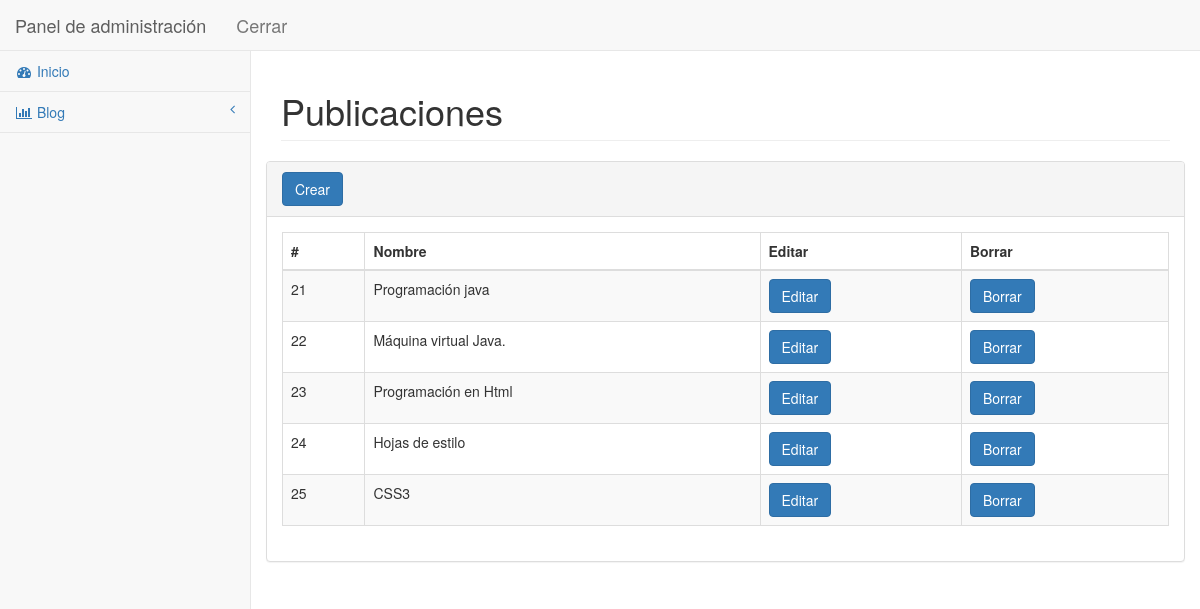
The page /admin/post.php (signed in) on the database its author committed.
### tables this page shows
CREATE TABLE IF NOT EXISTS `post` (
  `id_post` int(11) NOT NULL AUTO_INCREMENT,
  `id_category` int(11) NOT NULL,
  `title_post` varchar(35) NOT NULL,
  `body_post` text NOT NULL,
  `tag_post` varchar(60) DEFAULT NULL,
  `image_post` varchar(255) NOT NULL,
  `date_post` timestamp NOT NULL DEFAULT CURRENT_TIMESTAMP ON UPDATE CURRENT_TIMESTAMP,
  PRIMARY KEY (`id_post`)
);

### admin/include/config.php (called while the page is built, shortened)
<?php
	$base_url = "http://localhost/blog/admin/";
?>

### admin/post.php (the view, shortened to what this page needs)
<?php include "/include/config.php"; ?>
<?php if (!isset($_SESSION['user_name'])){?>
	<?php header("Location:index.php");?>
<?php  } else {?>
<!DOCTYPE html>
<html lang="en">
<head>
    <link href="bower_components/bootstrap/dist/css/bootstrap.min.css" rel="stylesheet">
    <link href="bower_components/metisMenu/dist/metisMenu.min.css" rel="stylesheet">
    <link href="dist/css/timeline.css" rel="stylesheet">
    <link href="dist/css/sb-admin-2.css" rel="stylesheet">
    <link href="bower_components/morrisjs/morris.css" rel="stylesheet">
    <link href="bower_components/fontawesome/css/font-awesome.min.css" rel="stylesheet" type="text/css">
</head>
<body>
    <div id="wrapper">
        <nav class="navbar navbar-default navbar-static-top" role="navigation" style="margin-bottom: 0">
		      <?php include "/include/header.php"; ?>
		      <?php include "/include/aside_left.php"; ?>
        </nav>
        <div id="page-wrapper">
            <div class="row">
                <div class="col-lg-12">
                    <h1 class="page-header">Publicaciones</h1>
                </div>
            </div>
            <div class="row"
                  <div class="col-lg-12">
                	<?php $sql="SELECT * FROM post"?>
                	<div class="panel panel-default">
                		<div class="panel-heading">
                           <a href= "<?php echo $base_url. "new_post.php" ?>" class="btn btn-primary"> Crear</a>
                        </div>
                        <?php if ($result =$mysqli -> query ($sql)){ ?>
                        	 <?php if ($result -> num_rows >0){?>
			                        <div class="panel-body">
			                        	<div class="dataTable_wrapper">
			                        		<table class="table table-striped table-bordered table-hover" id="dataTables-example">
			                        			<thead>
			                                        <tr>
			                                            <th>#</th>
			                                            <th>Nombre</th>
			                                            <th>Editar</th>
			                                            <th>Borrar</th>
			                                        </tr>
			                                    </thead>
			                                     <tbody>
			                                     	<?php while ($row = $result -> fetch_array ()){ ?>
			                                     	<tr class="odd gradeX">
			                                            <td><?php echo $row["id_post"]?></td>
			                                            <td><?php echo $row["title_post"]?></td>
			                                            <td class="center"><a href="<?php echo $base_url."edit_post.php?id_post=".$row["id_post"]?>" class="btn btn-primary">Editar</a></td>
			                                            <td class="center"><a href="<?php echo $base_url."delete_post.php?id_post=".$row["id_post"]?>" class="btn btn-primary">Borrar</a></td>
			                                        </tr>
			                                     	<?php } ?>
			                                     </tbody>
			                        		</table>
			                        	</div>
			                        </div>
			             	<?php }else{ ?>
	                          No hay categorías creadas.
	                        <?php } ?>
                        <?php }else{ ?>
                          Error en la consulta <?php echo $sql.$mysqli -> error(); ?>
                        <?php } ?>
                	</div>
                </div>
            </div>
        </div>
</body>
</html>
<?php } ?>

### rows shown on the page
post: id_post "21", title_post "Programación java"
post: id_post "22", title_post "Máquina virtual Java."
post: id_post "23", title_post "Programación en Html"
post: id_post "24", title_post "Hojas de estilo"
post: id_post "25", title_post "CSS3"
